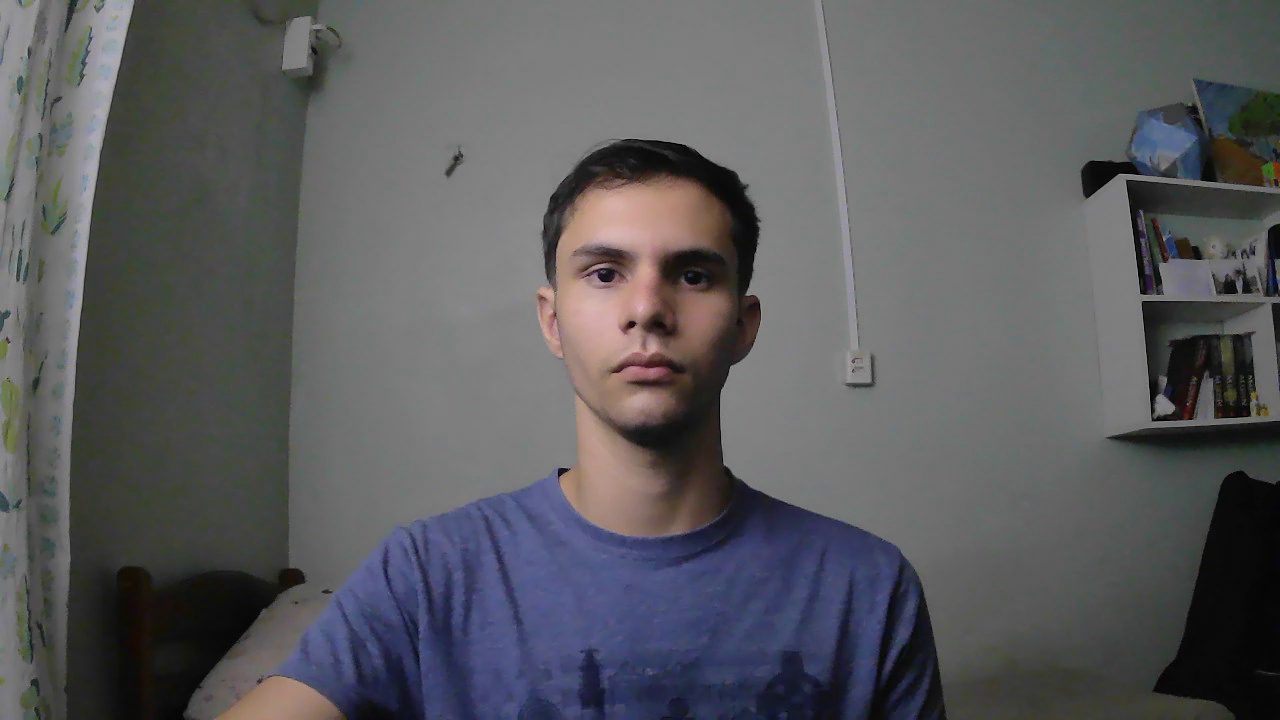
#> input picture drowsiness/detection/test/frames/frame_1.png, 1280 x 720 px; its folder holds 4 pictures in this run
$ python eye.py
#> lines starting #> are read from the running program, lines starting #| are printed output that depends on the picture
import glob
from functools import partial

import numpy as np
import cv2 as cv

from drowsiness.detection.detector import DetectionData


def create_frame_list():
    images = glob.glob(r"drowsiness\testing\frames\*.png")

    # Apply image processing techniques
    frames = [cv.imread(image) for image in images]
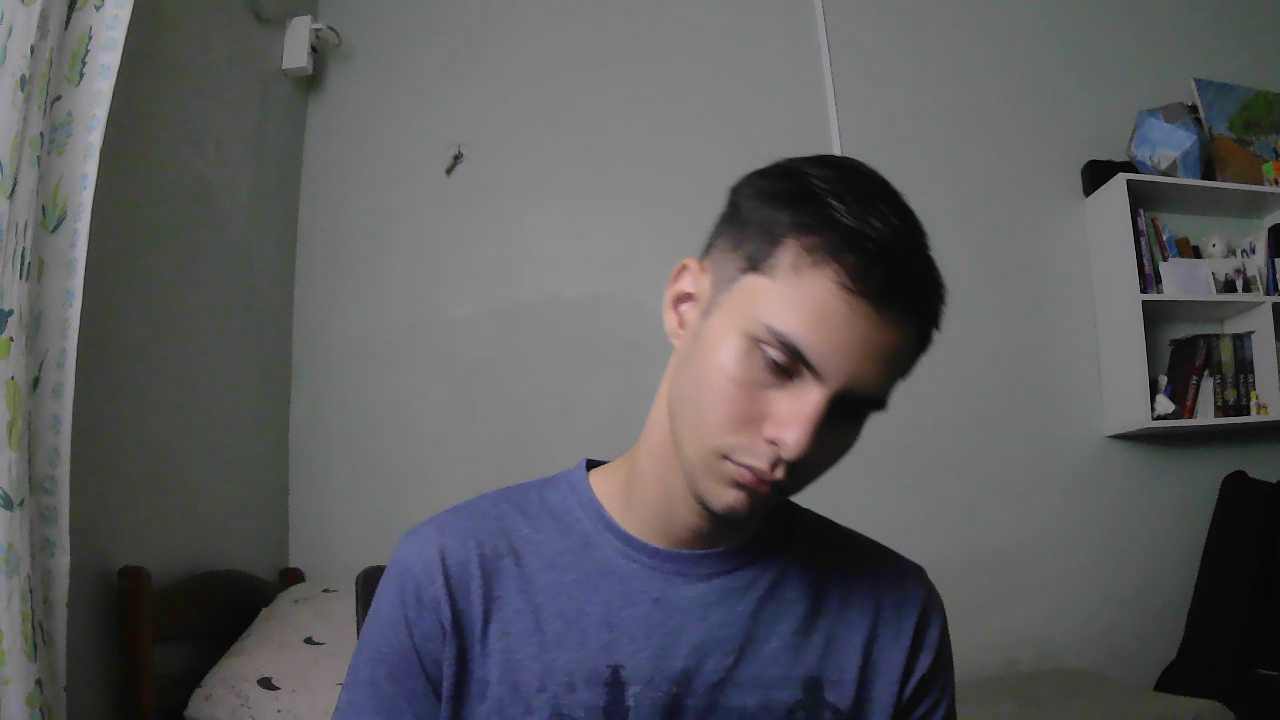
#> input picture drowsiness/detection/test/frames/frame_100.png, 1280 x 720 px
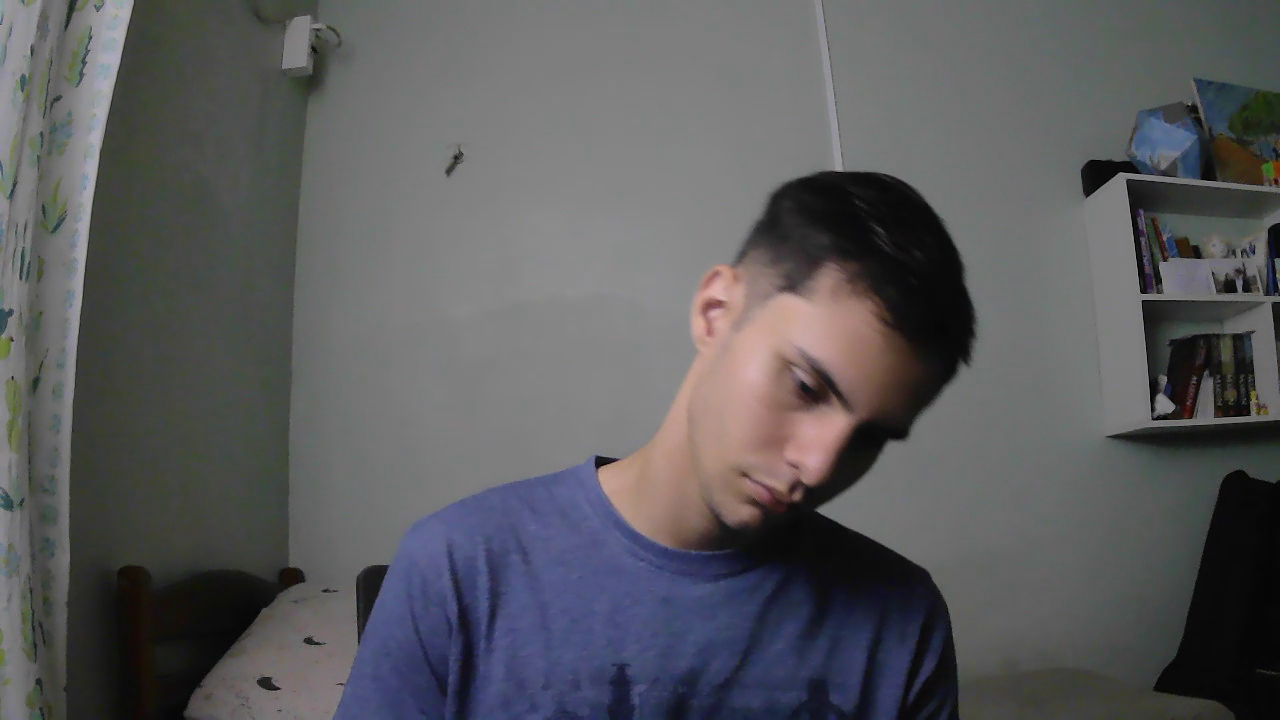
#> input picture drowsiness/detection/test/frames/frame_102.png, 1280 x 720 px
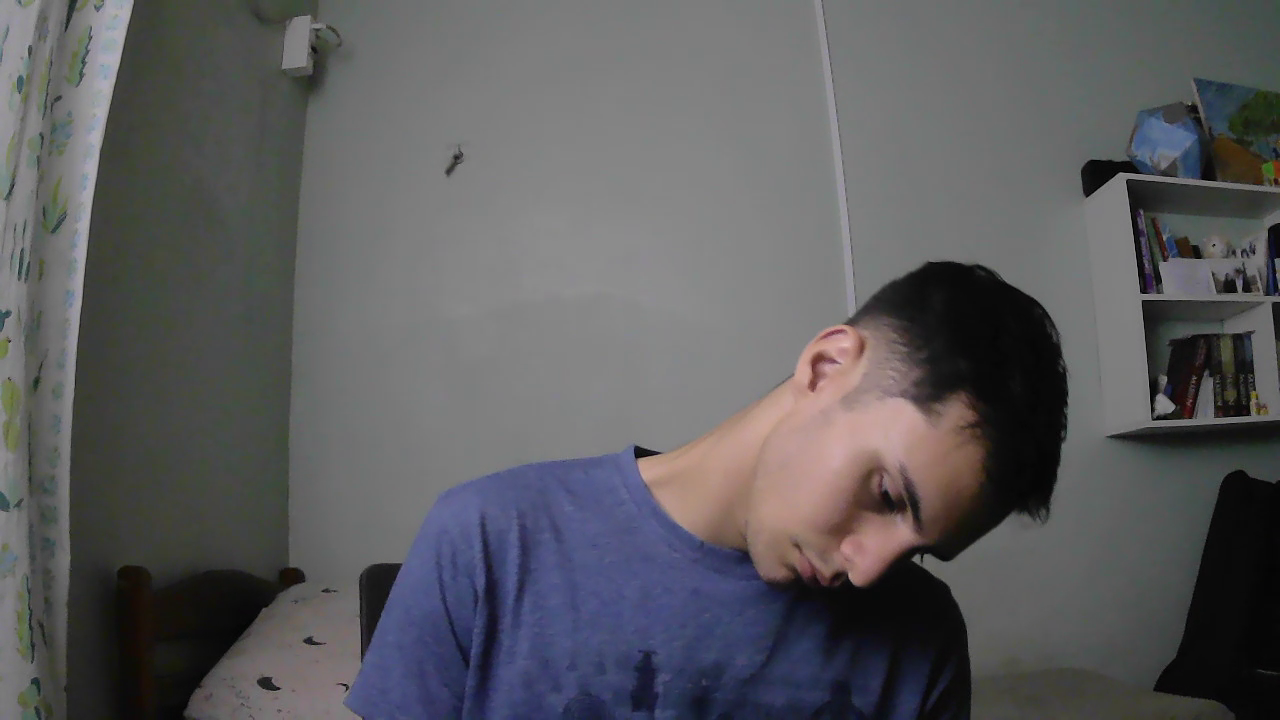
#> input picture drowsiness/detection/test/frames/frame_112.png, 1280 x 720 px
#> frames = 4 items
    frames = [
        cv.resize(frame, (640, 360)) for frame in frames
    ]  # resize images to a standard size
    frames = [cv.cvtColor(frame, cv.COLOR_RGB2BGR) for frame in frames]

    # Apply camera calibration
    camera_matrix = np.array(
        [[1000, 0, 320], [0, 1000, 180], [0, 0, 1]]
    )  # example camera matrix

    distortion_coeffs = np.array([0.1, -0.05, 0, 0])  # example distortion coefficients
    frames = [cv.undistort(frame, camera_matrix, distortion_coeffs) for frame in frames]

    return frames


# [0]P1 [1]P2 [2]P3 [3]P4 [4]P5 [5]P6
LEFT_EYE = np.array([35, 41, 42, 39, 37, 36])
RIGHT_EYE = np.array([89, 95, 96, 93, 91, 90])

WEIGHTS = {
    "eye_opening_weight": 0.4,
    "blink_count_weight": 0.2,
    "close_eyes_time_weight": 0.4,
}
BLINK_MAX = 15


def calculate_ear(eye):
    # eye: [0]P1 [1]P2 [2]P3 [3]P4 [4]P5 [5]P6
    """EAR = (|P2 - P6| + |P3 - P5|) / (2 * |P1 - P4|)"""
    vertical_distl = np.linalg.norm(eye[1] - eye[-1])
    vertical_distr = np.linalg.norm(eye[2] - eye[-2])
    horizontal_dist = np.linalg.norm(eye[0] - eye[3])
    eye_aspect_ratio = (vertical_distl + vertical_distr) / (2.0 * horizontal_dist)

    return eye_aspect_ratio


def average_ear(landmarks):
    if landmarks is None:
        return None

    left_eye = np.array(landmarks[LEFT_EYE])
    right_eye = np.array(landmarks[RIGHT_EYE])

    left_ear = calculate_ear(left_eye)
    right_ear = calculate_ear(right_eye)
    average = np.mean((left_ear, right_ear))

    return average


def execute(
    landmarks, ear_threshold=0.17, closed_eyes_threshold=3, fps=24, video_length=30
) -> DetectionData:
    frame_length = 1 / fps

    detection_data = {
        "eye_opening": 0.0,
        "blink_count": 0.0,
        "closed_eyes_time": 0.0,
    }

    ear_list = []
    close_frames = 0
    for landmark in landmarks:
        ear = average_ear(landmark)
        if ear is not None:
            ear_list.append(ear)
            if ear < ear_threshold:
                close_frames += 1
                detection_data["closed_eyes_time"] += 1
            else:
                if 1 <= close_frames < closed_eyes_threshold:
                    detection_data["blink_count"] += 1
                close_frames = 0

    if not ear_list:
        return DetectionData(
            0, {"blink_count": 0, "eye_opening": 0, "closed_eyes_time": 0}
        )

    ear_array = np.array(ear_list)
    ear_array = ear_array[~np.isnan(ear_array)]
    ear_min = np.min(ear_array)
    ear_max = np.max(ear_array)
    ear_norm = abs(ear_array - ear_max) / abs(ear_min - ear_max)
    average = np.mean(ear_norm)
    video_length = len(ear_norm) / 10

    detection_data["eye_opening"] = average
    detection_data["closed_eyes_time"] = (
        detection_data["closed_eyes_time"] * frame_length
    ) / video_length
    detection_data["blink_count"] /= 20  # Blink max

    result = (
        detection_data["eye_opening"] * WEIGHTS["eye_opening_weight"]
        + detection_data["closed_eyes_time"] * WEIGHTS["close_eyes_time_weight"]
        + detection_data["blink_count"] * WEIGHTS["blink_count_weight"]
    )

    return DetectionData(round(result, 1), detection_data)


if __name__ == "__main__":
    config = {
        "ear_threshold": 0.17,
        "closed_eyes_threshold": 3,
        "fps": 10,
        "video_length": 32,
    }
    test_execute = partial(execute, **config)

    frame_sequence = create_frame_list()
#> frame_sequence = 4 items
    if len(frame_sequence) <= 0:
        print("Lista vazia.")
    else:
        print("\nRunning detection....")
        response = test_execute(frame_sequence)
#> the loop in execute, `for landmark in landmarks:` made 4 passes
#> (left_ear in average_ear, right_ear in average_ear, average in average_ear, ear) on passes 1 to 4: (0.713, 0.835, 0.774, 0.774), (0.725, 0.876, 0.801, 0.801), (0.726, 0.881, 0.804, 0.804), (0.722, 0.756, 0.739, 0.739)
#> after the loop in execute, `for landmark in landmarks:`: detection_data = {'eye_opening': 0, 'blink_count': 0, 'closed_eyes_time': 0}; ear_list = [0.774, 0.801, 0.804, 0.739]
#> in execute, `ear_min = np.min(ear_array)`: ear_min = 0.739
#> in execute, `ear_max = np.max(ear_array)`: ear_max = 0.804
#> in execute, `ear_norm = abs(ear_array - ear_max) / abs(ear_min - ear_max)`: ear_norm = [0.46, 0.0467, 0, 1]
#> in execute, `average = np.mean(ear_norm)`: average = 0.377
#> in execute, `video_length = len(ear_norm) / 10`: video_length = 0.4
#> in execute, `result = ( detection_data["eye_opening"] * WEIGHTS["eye_opening_weight..`: result = 0.151
#> (the run stopped early here; a loop or call above may not have finished)
